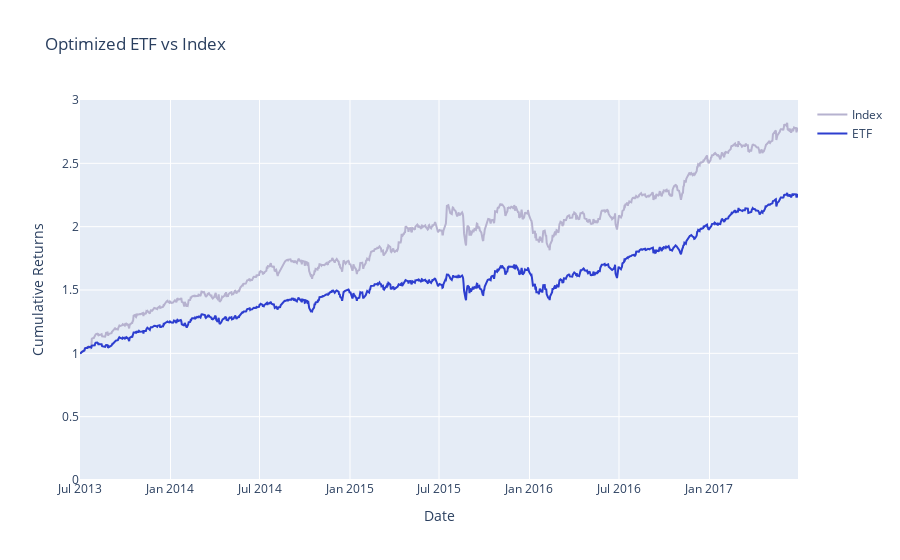

Notebook cell for this chart:
### Markdown cell above
With our ETF weights built, let's compare it to the index. Run the next cell to calculate the ETF returns and compare it to the index returns.

### Code cell
optim_etf_returns = generate_weighted_returns(returns, optimal_single_rebalance_etf_weights)
optim_etf_cumulative_returns = calculate_cumulative_returns(optim_etf_returns)
project_helper.plot_benchmark_returns(index_weighted_cumulative_returns, optim_etf_cumulative_returns, 'Optimized ETF vs Index')

optim_etf_tracking_error = tracking_error(np.sum(index_weighted_returns, 1), np.sum(optim_etf_returns, 1))
print('Optimized ETF Tracking Error: {}'.format(optim_etf_tracking_error))

### Figure 1 — Plotly figure (JSON) as saved in the notebook; plotly's stock layout.template omitted (floating-point values rounded to 4 significant figures; data arrays with more than 128 entries replaced by an {"elided": "..."} marker saying what was removed)
{"data": [{"line": {"color": "#B6B2CF"}, "name": "Index", "type": "scatter", "x": {"elided": "1009 str values"}, "y": {"elided": "1009 float values"}}, {"line": {"color": "#2D3ECF"}, "name": "ETF", "type": "scatter", "x": {"elided": "1009 str values"}, "y": {"elided": "1009 float values"}}], "layout": {"title": {"text": "Optimized ETF vs Index"}, "xaxis": {"title": {"text": "Date"}}, "yaxis": {"range": [0, 3], "title": {"text": "Cumulative Returns"}}}}
